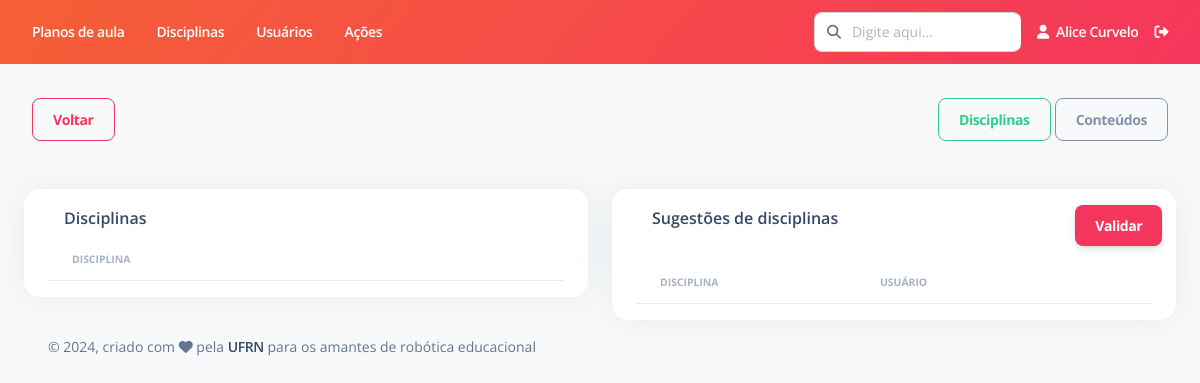
The app's page /disciplina/listar-sugestoes/ (signed in), older data.
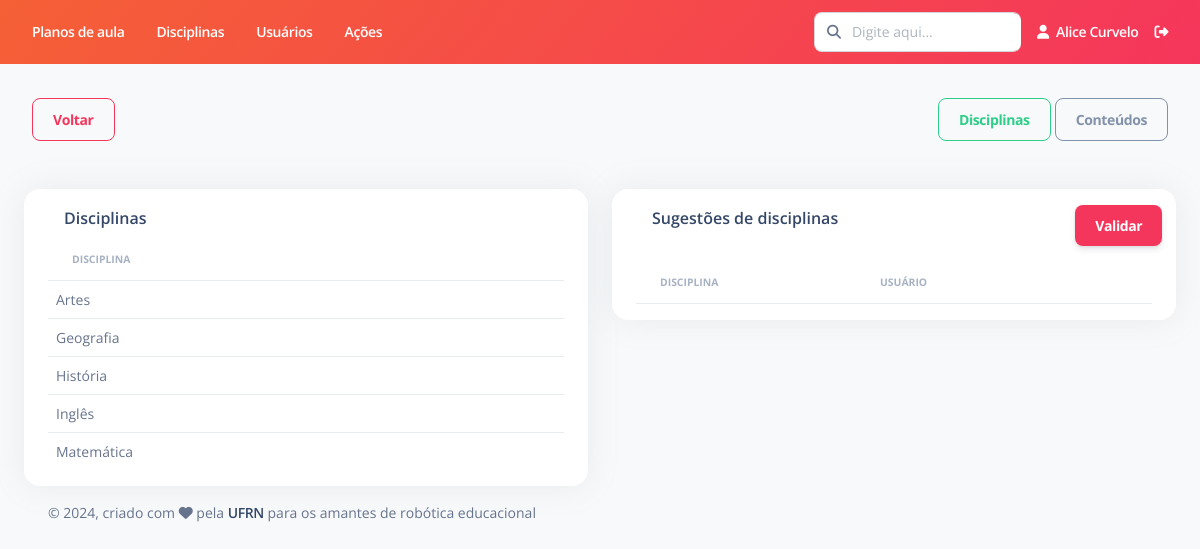
The same page, newer data.
### Disciplina/models.py (models this page shows)
class Disciplina(models.Model):
    nome = models.CharField(max_length=200, verbose_name="Nome")
    status = models.CharField(max_length=7, choices=STATUS, default='Ativo')
    def __str__(self):
        return self.nome
    class Meta:
        ordering = ['nome']
        verbose_name = "Disciplina"
        verbose_name_plural = "Disciplinas"

### Disciplina/views.py (the view)
# urls.py: path('listar-sugestoes/', views.listar_sugestoes, name="listar_sugestoes"),
@login_required
def listar_sugestoes(request):
    if (request.user.is_superuser):
        sugestoes_disciplina = SugestaoDisciplina.objects.filter(status="A")
        sugestoes_conteudo = SugestaoConteudo.objects.filter(status="A")
        disciplinas = Disciplina.objects.filter(status="Ativo")
        conteudos = Conteudo.objects.filter(status="Ativo")
        informacoes = {
            'sugestoes_disciplina': sugestoes_disciplina,
            'sugestoes_conteudo': sugestoes_conteudo,
            'lista_disciplinas': disciplinas,
            'lista_conteudos': conteudos,
        }
        return render(request, "Disciplina/listar_sugestoes.html", informacoes)
    else:
        raise PermissionDenied()

### templates/Disciplina/listar_sugestoes.html (shortened to what this page needs)
{% extends "Base/base.html" %}
{% load static %}
{% block conteudo %}
<br>
<div class="d-flex justify-content-between bd-highlight">
    <div class="p-2 bd-highlight">
        <a id="btn_voltar" class="btn btn-outline-danger" href="{% url 'disciplina:listar' %}">Voltar</a>
    </div>
    <div class="p-2 bd-highlight">
        <button id="btn_disciplina" class="btn btn-outline-success" onclick="mostrar_disciplinas()">Disciplinas</button>
        <button id="btn_conteudo" class="btn btn-outline-secondary" onclick="mostrar_conteudos()">Conteúdos</button>
    </div>
</div>
<div id="div_disciplina">
  <div class="row mt-4">
  <div class="col-lg-6 col-md-12 mb-lg-0 mb-4">
    <div class="card container">
      <div class="card-header pb-0 p-3">
        <div class="d-flex justify-content-between">
          <h6 class="mb-2">Disciplinas</h6>
        </div>
      </div>
      <div class="table-responsive">
          <table id="tabela_disciplinas" class="table align-items-center" cellspacing="0">
            <thead>
              <tr>
                <th class="text-uppercase text-secondary text-xxs font-weight-bolder opacity-7">Disciplina</th>
              </tr>
            </thead>
            <tbody>
                {% for disciplina in lista_disciplinas %}
                    <tr>
                        <td><p class="text-sm mb-0">{{disciplina.nome}}</p></td>
                    </tr>
                {% endfor %}
            </tbody>
          </table>
      </div>
    </div>
  </div>
  <div class="col-lg-6 mb-lg-0 mb-4">
    <div class="card container">
      <form id="form_disciplina">
        <div class="card-header pb-0 p-3 row">
          <div class="col-10">
            <h6 class="mb-0">Sugestões de disciplinas</h6>
          </div>
          <div class="col-2">
            <input type="submit" class="btn btn-danger" value="Validar" />
          </div>
        </div>
        <div class="table-responsive">
          <table id="tabela_sugestao_disciplina" class="table align-items-center" cellspacing="0">
            <thead>
              <tr>
                <th class="text-uppercase text-secondary text-xxs font-weight-bolder opacity-7">Disciplina</th>
                <th class="text-uppercase text-secondary text-xxs font-weight-bolder opacity-7">Usuário</th>
                <th></th>
              </tr>
            </thead>
        </table>
      </div>
      </form>
    </div>
  </div>
</div>
</div>
{% endblock %}

Row changes from the older to the newer data that the page shows:
added Disciplina: nome "Artes"
added Disciplina: nome "Geografia"
added Disciplina: nome "História"
added Disciplina: nome "Inglês"
added Disciplina: nome "Matemática"
